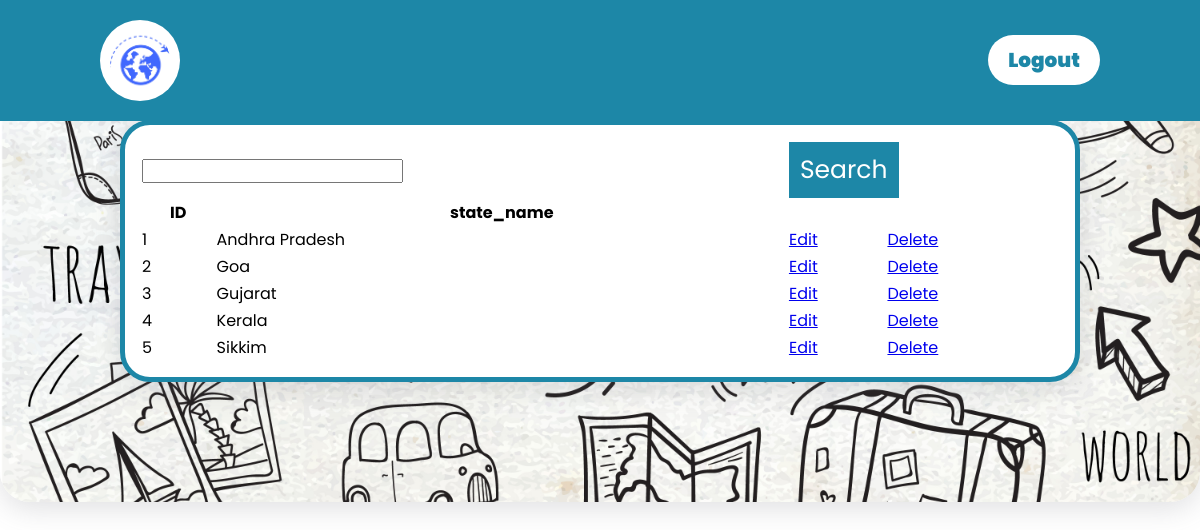
The app's page /admin_state_show with its own data.
### myapp/models.py (models this page shows)
class State(models.Model):
    state_name=models.CharField('state_name',max_length=50)

### myapp/views.py (the view)
# urls.py: path('admin_state_show', views.admin_state_show, name='admin_state_show'),
def admin_state_show(request):
    data=State.objects.all()
    return render(request,'state/admin_state_show.html',{'data':data})

### myapp/templates/state/admin_state_show.html (shortened to what this page needs)
<!DOCTYPE html>
{% load static %}
<html lang="en">
<head>
    <link rel="stylesheet" href="{% static 'css/admin_user_show.css' %}">
    <link rel="stylesheet" href="https://cdnjs.cloudflare.com/ajax/libs/font-awesome/5.15.3/css/all.min.css">
    <link rel="stylesheet" href="https://cdnjs.cloudflare.com/ajax/libs/font-awesome/4.7.0/css/font-awesome.min.css">
</head>
<body>
    <header>
        <img src="{% static 'images/logo.png' %}" class="logo">
        <div class="navbar" id="navbar">
        <a href="{% url 'admin_logout' %}" class="login-btn">Logout</a>
    </div>
    </header>
    <div class="content">
        <div class="content-1">
        <table>
            <form action="" method="POST">
            <tr>
                <td colspan="2"><input name="username"></td>
                <td colspan="2"><button type="submit">Search</button></td>
            </tr>
            </form>
            <tr>
                <th>ID</th>
                <th>state_name</th>
            </tr>
            {% for i in data %}
             <tr>
                <td>{{ i.id }}</td>
                <td>{{ i.state_name }}</td>
                <td><a href="edit/{{ i.id }}">Edit</a></td>
                <td><a href="delete/{{ i.id }}">Delete</a></td>
            </tr>
            {% endfor %}
        </table>
        </div>
    </div>
</body>
</html>

### myapp/static/css/admin_user_show.css (style rules this page uses)
* { margin: 0; padding: 0; box-sizing: border-box; font-family: 'Poppins', sans-serif; }
html { scroll-behavior: smooth; }
header { position: fixed; top: 0; left: 0; width: 100%; display: flex; justify-content: space-between; align-items: center; transition: 0.6s; padding: 20px 100px; background: #1d87a7; z-index: 10000; }
header .logo { position: relative; width: 80px; transition: 0.6s; background-color: #fff; padding: 10px; border-radius: 50%; }
.navbar { display: contents; justify-content: center; padding: 0 50px; position: relative; width: 100%; }
.login-btn { background: #fff; color: #1d87a7; padding: 10px 20px; text-decoration: none; font-size: 20px; font-weight: 900; border-radius: 30px; }
.content { background-image: url(/static/images/doodle.jpg); background-size: cover; background-position: center; border-radius: 30px; box-shadow: rgb(100 100 111 / 20%) 0px 7px 29px 0px; padding: 10%; display: flex; justify-content: center; }
button { background-color: #1d87a7; text-decoration: none; color: #fff; padding: 8px 10px; right: 44px; top: 36px; font-size: 25px; transition: 0.2s; border: 1px solid #1d87a7; }
.content-1 { width: 100%; background: #fff; padding: 15px; display: flex; flex-direction:column; border: 5px solid #1d87a7; box-shadow: rgb(100 100 111 / 20%) 0px 7px 29px 0px; border-radius: 30px; justify-content: center; }

### records on screen
State: id "1", state_name "Andhra Pradesh"
State: id "2", state_name "Goa"
State: id "3", state_name "Gujarat"
State: id "4", state_name "Kerala"
State: id "5", state_name "Sikkim"
